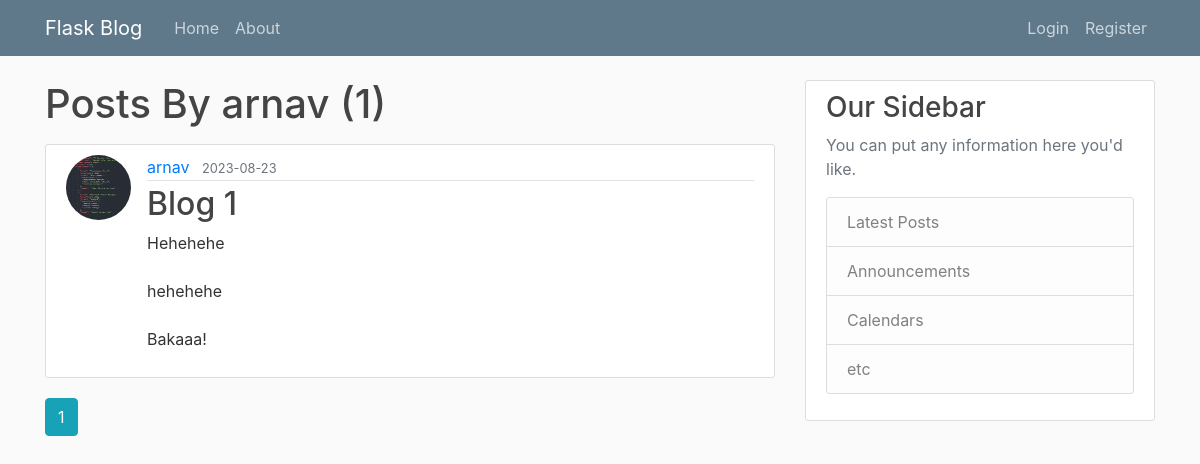
The page /user/arnav on the database as committed earlier.
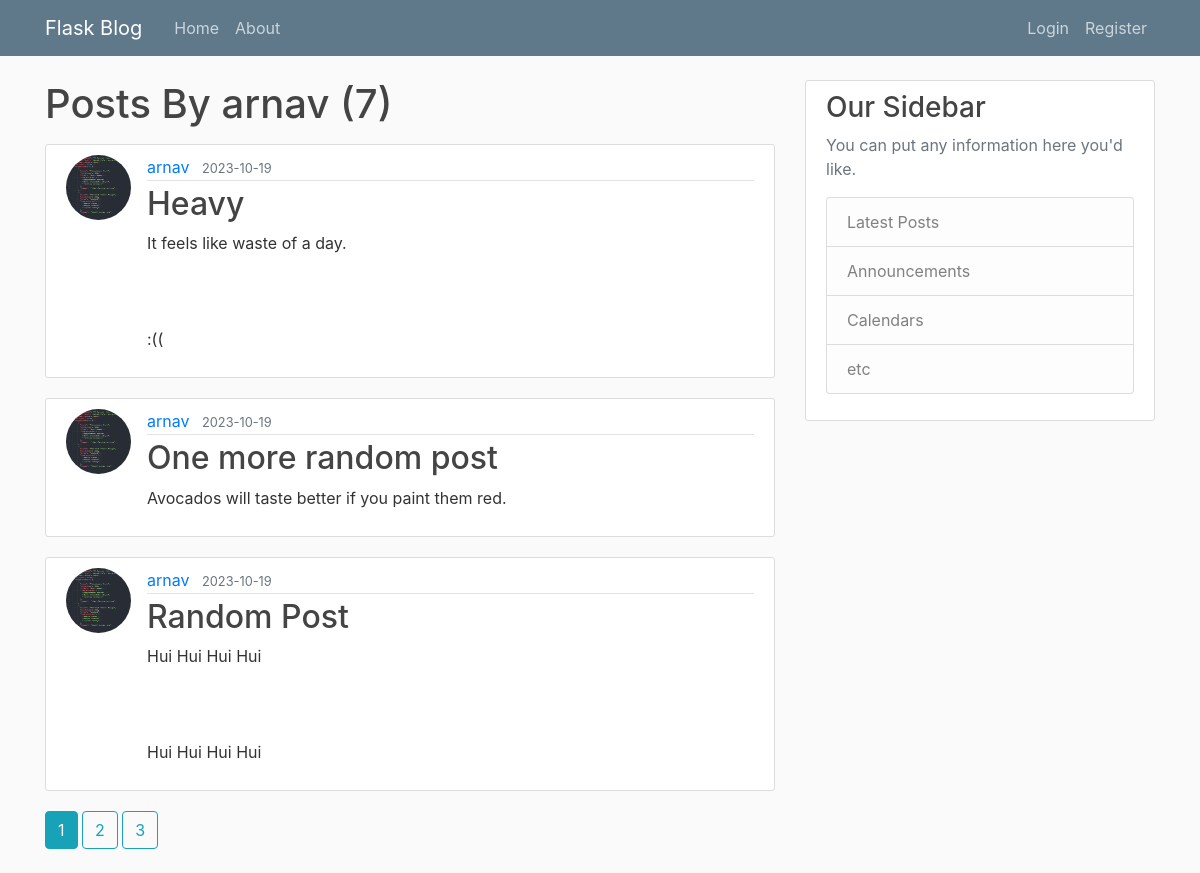
The same page on the database as committed later.
### flaskblog/models.py (models this page shows, shortened)
class Post(db.Model):
    id=db.Column(db.Integer, primary_key=True)
    title= db.Column(db.String(120), nullable=False)
    content= db.Column(db.Text, nullable=False)
    date_posted= db.Column(db.DateTime, nullable=False, default=datetime.utcnow)
    user_id= db.Column(db.Integer, db.ForeignKey('user.id'), nullable=False)

class User(db.Model, UserMixin):
    id=db.Column(db.Integer, primary_key=True, )
    username= db.Column(db.String(20), unique=True, nullable=False )
    email=db.Column(db.String(120), nullable=False)
    image_file=db.Column(db.String(120), nullable=False, default='default.jpg')
    password=db.Column(db.String(60), nullable=False)
    posts=db.relationship('Post', backref='author', lazy=True)

### flaskblog/routes.py (the view)
@app.route("/user/<string:username>")
def user_posts(username):
    page=request.args.get('page', 1, type=int)
    user = User.query.filter_by(username=username).first_or_404()
    posts  = Post.query.filter_by(author=user)\
            .order_by(Post.date_posted.desc())\
            .paginate(per_page=3 , page=page)
    return render_template('user_posts.html', posts=posts, title='Home', user=user, page=page)

### flaskblog/templates/user_posts.html
{% extends "layout.html"%}
{% block content %}
    <h1 class="mb-3">Posts By {{ user.username }} ({{ posts.total }})</h1>
    {% for post in posts%}
    <article class="media content-section">
        <img class="rounded-circle article-img" src="{{ url_for('static', filename='Profile_Pictures/' + post.author.image_file) }} ">
        <div class="media-body">
          <div class="article-metadata">
            <a class="mr-2" href="{{ url_for('user_posts', username=post.author.username, page=page_num) }}">{{ post.author.username}}</a>
            <small class="text-muted">{{ post.date_posted.strftime('%Y-%m-%d') }}</small>
          </div>
          <h2><a class="article-title" href="{{ url_for('post', post_id=post.id, page=page_num) }}">{{ post.title }}</a></h2>
          <p class="article-content">{{ post.content }}</p>
        </div>
    </article>
    {% endfor %}
    {% for page_num in posts.iter_pages(left_edge=1, right_edge=1, left_current=1, right_current=1) %}
      {% if page_num %}
        {% if posts.page == page_num %}
          <a class="btn btn-info mb-4" href="{{ url_for('user_posts', username=user.username, page=page_num) }}">{{ page_num }}</a>
        {% else %}
          <a class="btn btn-outline-info mb-4" href="{{ url_for('user_posts', username=user.username, page=page_num) }}">{{ page_num }}</a>
        {% endif %}
      {% else %}
        ...
      {% endif %}
    {% endfor %}
{% endblock content%}

Rows that differ between the two databases and show on the page:
removed Post: image_file (picture), author.username "arnav", date_posted "2023-08-23", title "Blog 1", content "Hehehehe hehehehe Bakaaa!"
added Post: image_file (picture), author.username "arnav", date_posted "2023-10-19", title "Heavy", content "It feels like waste of a day. :(("
added Post: image_file (picture), author.username "arnav", date_posted "2023-10-19", title "One more random post", content "Avocados will taste better if you paint them red."
added Post: image_file (picture), author.username "arnav", date_posted "2023-10-19", title "Random Post", content "Hui Hui Hui Hui Hui Hui Hui Hui"
Other text that changed with them:
{{ posts.total }}: "1" → "7"
new list line: "2"
new list line: "3"
